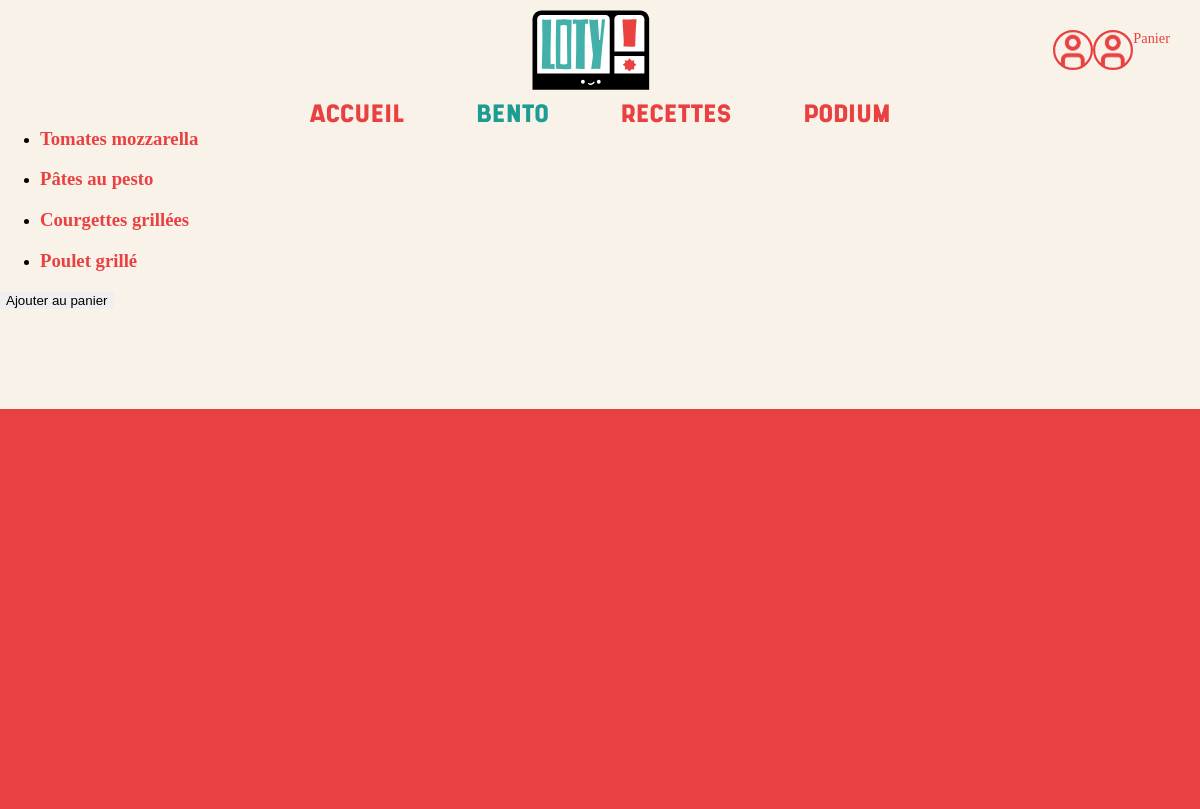
The page /bento/view?id=8 (signed in) on the database its author committed.
### tables this page shows
CREATE TABLE IF NOT EXISTS `bento` (
  `id_bento` int NOT NULL AUTO_INCREMENT,
  `bento_nom` text NOT NULL,
  `description` text NOT NULL,
  `id_user` int NOT NULL,
  `date_creation` datetime NOT NULL DEFAULT CURRENT_TIMESTAMP,
  `image_src` text,
  PRIMARY KEY (`id_bento`),
  KEY `user_bento` (`id_user`)
);

CREATE TABLE IF NOT EXISTS `recette` (
  `id_recette` int NOT NULL AUTO_INCREMENT,
  `recette_nom` varchar(175) NOT NULL,
  `id_user` int NOT NULL,
  `type` varchar(45) NOT NULL,
  `id_type` int NOT NULL,
  PRIMARY KEY (`id_recette`),
  KEY `user recette` (`id_user`),
  KEY `fk_recette_type` (`id_type`)
);

### pages/bento/view.php (the view, shortened to what this page needs)
<?php
global $conn;
$bentoId = (int)$_GET['id'];
$sql = "
SELECT
    bento.id_bento,
    bento.bento_nom,
    bento.description,
    recette.id_recette,
    recette.recette_nom
FROM bento
LEFT JOIN bento_recettes ON bento.id_bento = bento_recettes.id_bento
LEFT JOIN recette ON bento_recettes.id_recette = recette.id_recette
WHERE bento.id_bento = :bentoId
";
$stmt = $conn->prepare($sql);
$stmt->bindValue(':bentoId', $bentoId, PDO::PARAM_INT);
$stmt->execute();
$bentoData = $stmt->fetchAll(PDO::FETCH_ASSOC);
$bento = [
        'id' => $bentoData[0]['id_bento'],
        'nom' => $bentoData[0]['bento_nom'],
        'description' => $bentoData[0]['description']
];
$recipes = [];
foreach ($bentoData as $row) {
    if ($row['id_recette']) {
        $recipes[$row['id_recette']] = [
                'id' => $row['id_recette'],
                'nom' => $row['recette_nom']
        ];
    }
}
?>
<main class="bentoPageContainer">
    <header class="bentoHeader">
        <h1 class="bentoTitle">
        </h1>
    </header>
    <section class="bentoMainContent">
        <section class="bentoIdentity">
            <figure class="bentoImageWrapper">
                <?php if (!empty($bento['image_src'])): ?>
                    <img
                            src="<?= htmlspecialchars($bento['image_src']) ?>"
                            alt="Image du bento <?= htmlspecialchars($bento['nom']) ?>"
                            class="bentoImage"
                    >
                <?php else: ?>
                    <div class="bentoImage placeholder">Image bento</div>
                <?php endif; ?>
                <figcaption class="floatingActions">
                </figcaption>
            </figure>
            <p class="bentoDescription">
            </p>
        </section>
        <section class="bentoRecipes" aria-labelledby="bento-recipes-title">
            <h2 id="bento-recipes-title" class="recipesSectionTitle">
            </h2>
            <ul class="bentoRecipesList">
                <?php foreach ($recipes as $recipe): ?>
                    <li class="bentoRecipeItem">
                        <article class="bentoRecipeCard">
                            <a href="/recettes/view?id=<?= (int)$recipe['id'] ?>" class="bentoRecipeLink">
                                <h3 class="recipeName">
                                    <?= htmlspecialchars($recipe['nom']) ?>
                                </h3>
                            </a>
                        </article>
                    </li>
                <?php endforeach; ?>
            </ul>
        </section>
    </section>
    <section class="bentoActions">
        <form method="post" class="addToCartForm">
            <button type="submit" class="mainAddButton">
                Ajouter au panier
            </button>
        </form>
    </section>
</main>

### assets/css/main.css (style rules this page uses)
* { box-sizing: border-box; }
body { background-color: #F9F2E8; padding: 0; margin: 0; padding-top: 170px; }
a { text-decoration: none; color: #E94141; }
h2 { font-family: 'SHRIMP', sans-serif; font-weight: normal; margin: 0; padding: 0; }
p { font-family: 'FivoSans'; font-weight: normal; font-size: 0.9rem; margin: 0; }
button { border: none; margin-left: auto; }
.bentoHeader { position: relative; display: flex; align-items: center; justify-content: center; }
.bentoHeader h1 { position: absolute; color: #E94141; font-size: 3rem; font-family: 'SHRIMP', sans-serif; text-align: center; text-shadow: -5px -5px 0 #F9F2E8, 5px -5px 0 #F9F2E8, -5px 5px 0 #F9F2E8, 5px 5px 0 #F9F2E8; }

### index.php (style rules this page uses)
body { padding: 0; }

### rows shown on the page
bento: recette.recette_nom "Tomates mozzarella", recette.recette_nom "Pâtes au pesto", recette.recette_nom "Courgettes grillées", recette.recette_nom "Poulet grillé"
